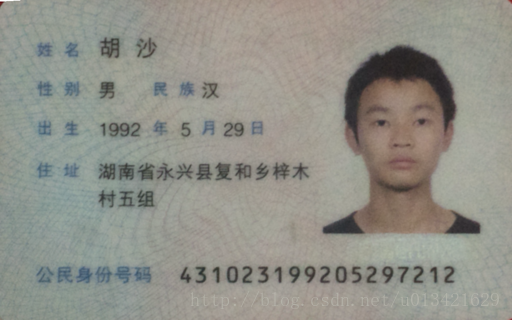
#> input picture ocr/img/IDCard001.png, 512 x 320 px
$ jupyter execute ocr_test_brightness_and_contrast.ipynb   (shell and % lines are left out)
#> lines starting #> are read from the running program, lines starting #| are printed output that depends on the picture
[cell 1]
import cv2
import numpy as np
import matplotlib.pyplot as plt
import pytesseract

[cell 2]
img_s=cv2.imread("img/IDCard001.png")
#> img_s is the input picture: shape (320, 512, 3); mean B, G, R 137.3, 145.4, 145.8
# [5 lines of commented-out code are left out]
img_s=cv2.cvtColor(img_s, cv2.COLOR_BGR2RGB)
plt.imshow(img_s)

[cell 3]
img_rs=cv2.resize(img_s,(214*5, 135*5),interpolation=cv2.INTER_AREA )
plt.imshow(img_rs)

[cell 4]
type(img_rs)

[cell 5]
img_rs_copy=img_rs.copy()
type(img_rs_copy)

[cell 6]
region=img_rs_copy[400:550,50:180]
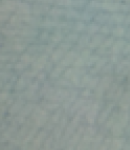
#> region: shape (150, 130, 3); mean R, G, B 140.7, 154.3, 149.4
plt.imshow(region)

[cell 7]
region.fill(0)
#> region: shape (150, 130, 3); every value is 0


$ run again, with ocr/img/IDCard002.jpg saved as ocr/img/IDCard001.png
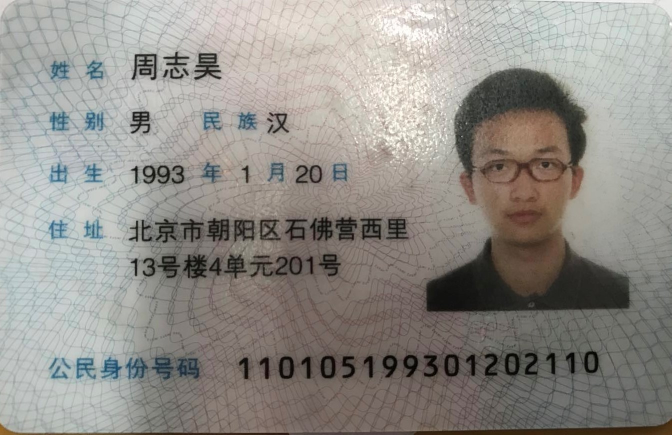
#> input picture ocr/img/IDCard002.jpg, 1343 x 869 px (shown at 1/2 size)
#> img_s is the input picture: shape (869, 1343, 3); mean B, G, R 137.5, 142.7, 146
#> `img_rs=cv2.resize(img_s,(214*5, 135*5),interpolation=cv2.INTER_AREA )`:
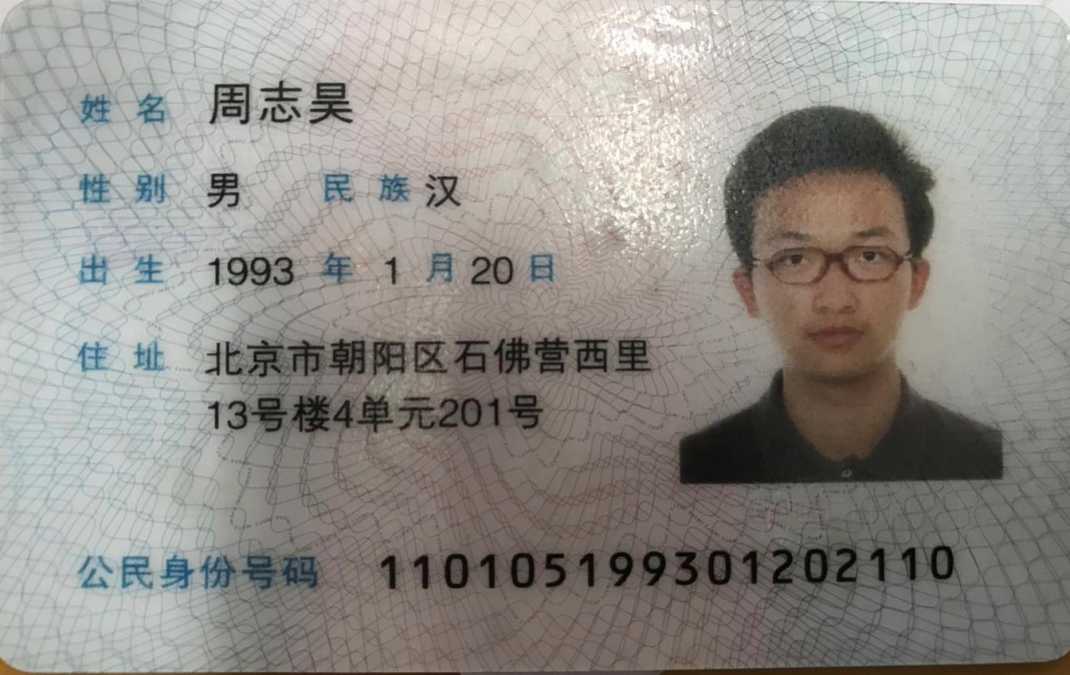
#> img_rs: shape (675, 1070, 3); mean R, G, B 146, 142.7, 137.5
#> `region=img_rs_copy[400:550,50:180]`:
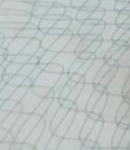
#> region: shape (150, 130, 3); mean R, G, B 186.3, 194.2, 193.5

$ run again, with ocr/img/IDCard003.jpg saved as ocr/img/IDCard001.png
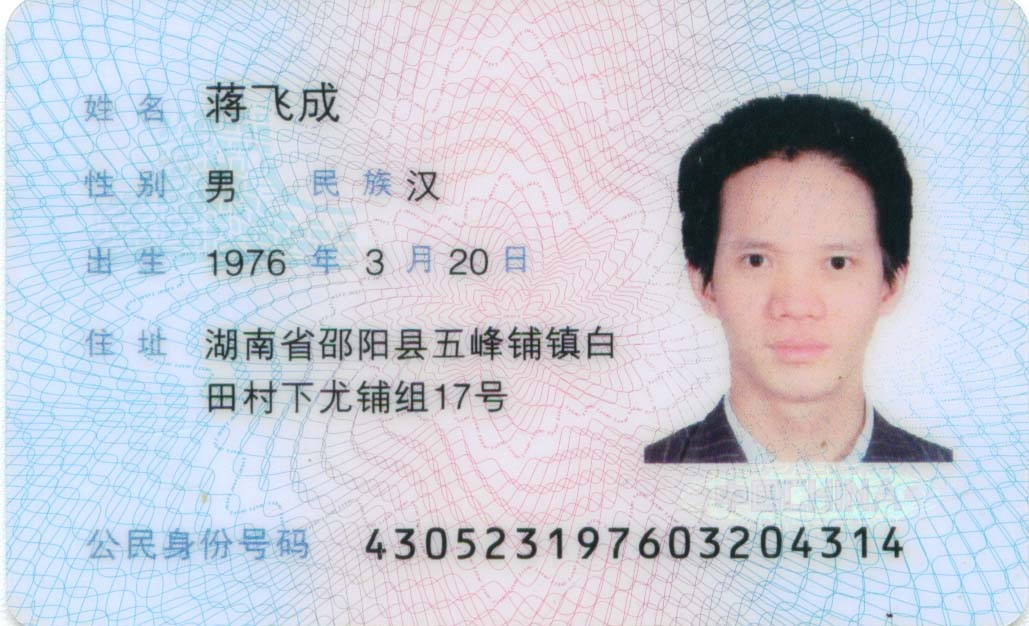
#> input picture ocr/img/IDCard003.jpg, 1029 x 626 px
#> img_s is the input picture: shape (626, 1029, 3); mean B, G, R 216.6, 204.5, 199.9
#> `region=img_rs_copy[400:550,50:180]`:
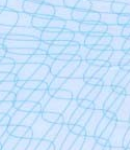
#> region: shape (150, 130, 3); mean R, G, B 197, 225.1, 249.6

$ run again, with ocr/img/IDCard004.jpg saved as ocr/img/IDCard001.png
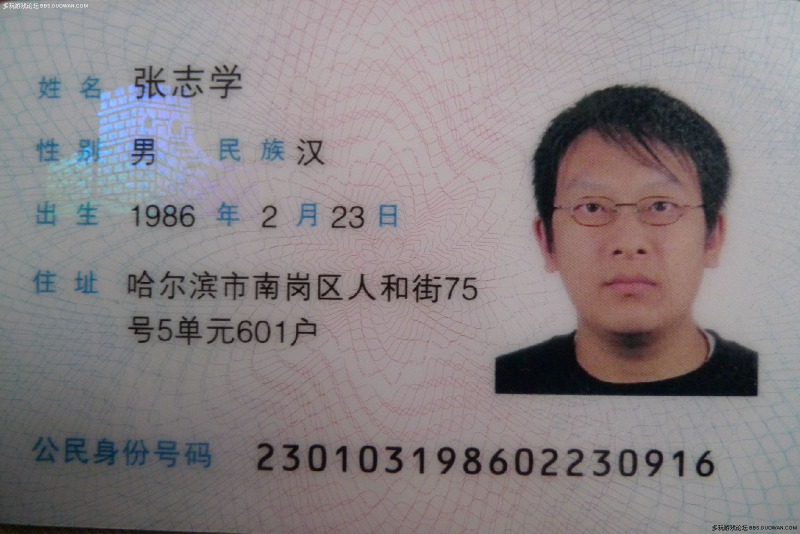
#> input picture ocr/img/IDCard004.jpg, 1600 x 1067 px (shown at 1/2 size)
#> img_s is the input picture: shape (1067, 1600, 3); mean B, G, R 132.8, 130.3, 137
#> `img_rs=cv2.resize(img_s,(214*5, 135*5),interpolation=cv2.INTER_AREA )`:
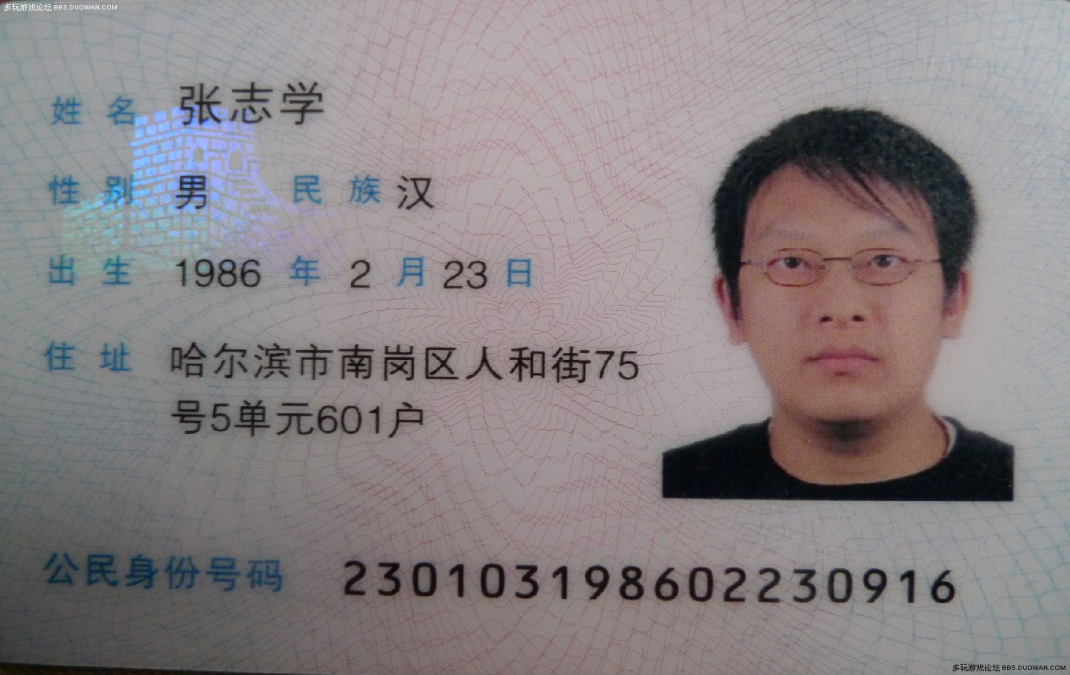
#> img_rs: shape (675, 1070, 3); mean R, G, B 137, 130.3, 132.8
#> `region=img_rs_copy[400:550,50:180]`:
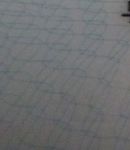
#> region: shape (150, 130, 3); mean R, G, B 109.5, 111.4, 112.8
